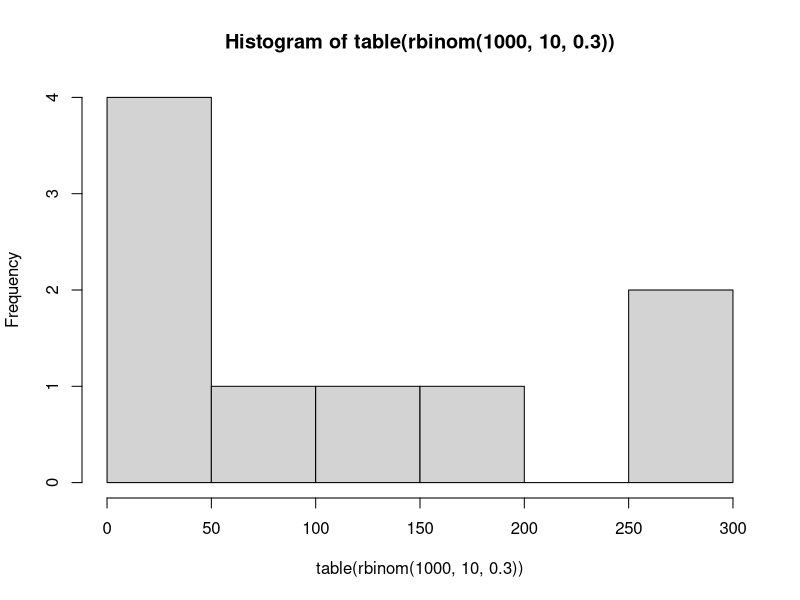

The R script that drew this image:
# Dies ist ein Beispiel
5+7
log(17)

# Binomialverteilung B(n, p)
# @params n Anzahl der Bernoullli Versuche
# @params p Erfolgswahrscheinlichkeit

# Allgemeine Binomialverteilung:
#   (n k)^t p^k (1-p)^(n-k)
# Hier:
#   (20 10)^t 0.3^10 (1-0.3)^(20-10)
print('Binomialverteilung B(20, 0.3) für k = 0, 1, 2 in Prozent.')
# d in dbinom steht für Dichte der Wahrscheinlichkeitsfunktion.
dbinom(0, size = 10, prob = 0.3) * 100 
dbinom(1, size = 10, prob = 0.3) * 100 
dbinom(2, size = 10, prob = 0.3) * 100 

# p in pbinom steht für die Verteilungsfunktion(CDF) an der stelle c.
print('Summe der obigen Binomialverteilungen B(20, 0.3) für k = 2 in Prozent.')
pbinom(2, 10, 0.3) * 100

# q in qbinom steht für das Quantil 0.8.
# das 20% quantil wird in 80% der fälle unterschritten, in 20% der Fälle überschritten. 
print('80% Quantil = %d', qbinom(0.8, 10, 0.3))
pbinom(qbinom(0.8, 10, 0.3)-1, 10, 0.3);
pbinom(qbinom(0.8, 10, 0.3), 10, 0.3);
pbinom(qbinom(0.8, 10, 0.3)+1, 10, 0.3);

#rbinom gibt eine binomialverteilte Stichprobe
#rbinom(500, 10, 0.3)
library(ggplot2)
pdf("SS2017_Vorlesung_UebungenInR1.pdf")
hist(table(rbinom(1000, 10, 0.3)))

######
# P(X >= 9)
dbinom(9,10,0.5) + dbinom(10,10,0.5)
1- pbinom(8,10,0.5)

# P(X <= 1)
pbinom(1,10,0.5)
1- pbinom(8,10,0.5) + pbinom(1,10,0.5)

o = dev.off()